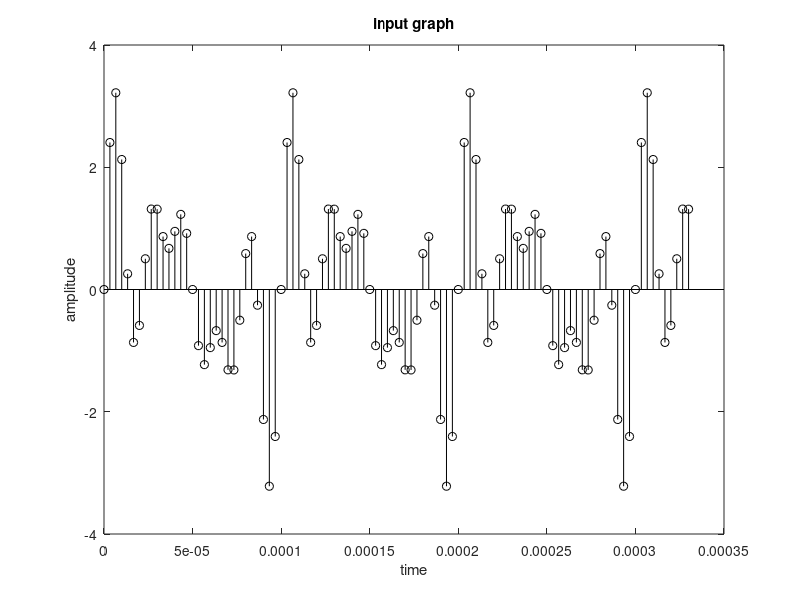
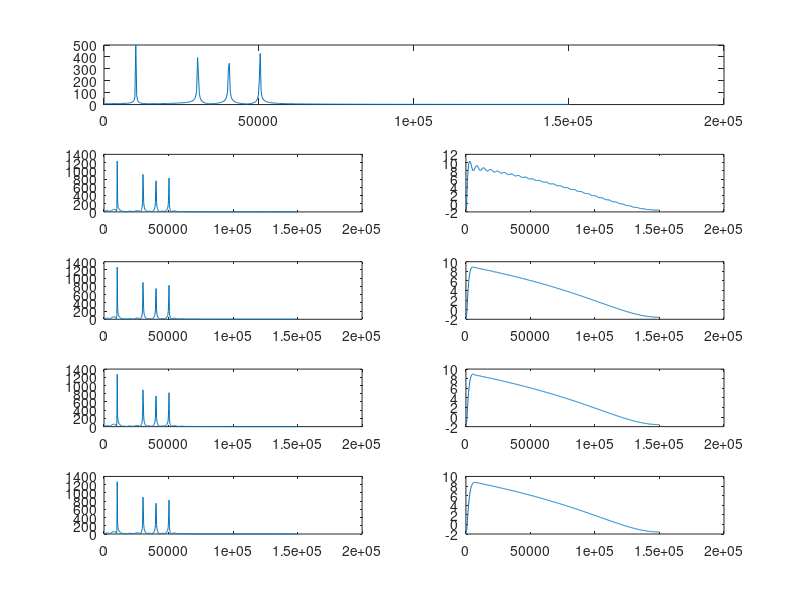

The MATLAB source for these figures, in order:
% Design of FIR filter%

clc;
clear all;
close all;

Fl1=30000;
Fl2=40000;
Fl3=50000;
Fl4=10000;

F1=20000;
F2=45000;
Fs=300000;

Wc1=2*pi*(F1/Fs);
Wc2=2*pi*(F2/Fs);
t=0:1/(Fs):0.1;

x=sin(2*pi*Fl1*t)+sin(2*pi*Fl2*t)+sin(2*pi*Fl3*t)+sin(2*pi*Fl4*t);
%displaying the input image:
M=111;
figure;
stem(t(1:100),x(1:100),'k');
xlabel('time');
ylabel('amplitude');
title('input graph');
D=1024;

dft_x=fft(x,D);
for i=1:(D/2)
    fr(i)=i*(Fs/D);
end

figure;
subplot(5,2,[1,2]);
plot(fr,abs(dft_x(1:D/2)));

for n= -(M-1)/2 : (M-1)/2
    if n==0
        hd(n+ (M+1)/2)=(pi-Wc2+Wc1)/pi;
    else 
        hd(n+(M+1)/2)=(pi-sin(Wc2)+sin(Wc1))/(pi*n);
    end
end

for n=-(M-1)/2 :(M-1)/2
    Wn(n + (M+1)/2)=1;
end

for n= -(M-1)/2: (M-1)/2
    Wnh(n + (M+1)/2)= 0.54+ 0.46 * cos((2*pi*n)/(M-1));
end

% Hanning
for n=-(M-1)/2:(M-1)/2
   Wha(n+((M+1)/2))=(1/2)*(1+cos(2*pi*n/(M-1)));
end
%black man
for n=-(M-1)/2:(M-1)/2
   Whb(n+((M+1)/2))=0.42+0.5*cos(2*pi*n/(M-1))+0.08*cos(4*pi*n/(M-1));
end

h=hd.*Wn;
y=filter(h,1,x);
fft_y=fft(y,D);
subplot(5,2,3);
plot(fr,abs(fft_y(1:D/2)));
h1=freqz(h,1,D/2);
subplot(5,2,4);
plot(fr,20*log10(abs(h1)));


h=hd.*Wnh;
y=filter(h,1,x);
fft_y=fft(y,D);
subplot(5,2,5);
plot(fr,abs(fft_y(1:D/2)));
h1=freqz(h,1,D/2);
subplot(5,2,6);
plot(fr,20*log10(abs(h1)));

h=hd.*Wha;
y=filter(h,1,x);
fft_y=fft(y,D);
subplot(5,2,7);
plot(fr,abs(fft_y(1:D/2)));
h1=freqz(h,1,D/2);
subplot(5,2,8);
plot(fr,20*log10(abs(h1)));


h=hd.*Whb;
y=filter(h,1,x);
fft_y=fft(y,D);
subplot(5,2,9);
plot(fr,abs(fft_y(1:D/2)));
h1=freqz(h,1,D/2);
subplot(5,2,10);
plot(fr,20*log10(abs(h1)));





